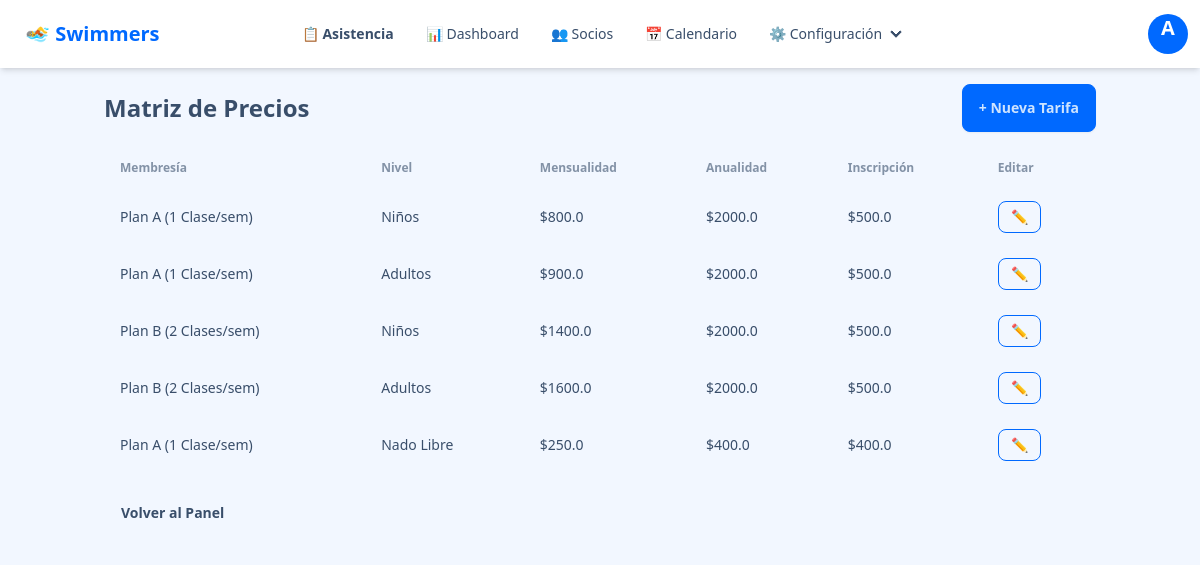
The app's page /admin/tarifas (signed in) with its own data.
### app/models.py (models this page shows, shortened)
class User(UserMixin, db.Model):
    id = db.Column(db.Integer, primary_key=True)
    username = db.Column(db.String(64), index=True, unique=True, nullable=False)
    password_hash = db.Column(db.String(128))
    role = db.Column(db.String(20), nullable=False) # 'admin', 'recepcion', 'instructor'

class Tarifa(db.Model):
    id = db.Column(db.Integer, primary_key=True)
    membresia_id = db.Column(db.Integer, db.ForeignKey('membresia.id'), nullable=False)
    nivel = db.Column(db.String(20), nullable=False)  # Bebés, Niños, Adultos
    costo_mensual = db.Column(db.Float, nullable=False)
    costo_anualidad = db.Column(db.Float, nullable=False)
    costo_inscripcion = db.Column(db.Float, nullable=False)

class Membresia(db.Model):
    id = db.Column(db.Integer, primary_key=True)
    nombre = db.Column(db.String(50), nullable=False)  # Ej: Plan A
    clases_por_semana = db.Column(db.Integer, nullable=False)
    socios = db.relationship('Socio', backref='membresia', lazy=True)
    tarifas = db.relationship('Tarifa', backref='membresia', lazy=True)

### app/routes/admin.py (the view)
@admin_bp.route('/tarifas')
@login_required
@admin_required
def tarifas():
    lista_tarifas = Tarifa.query.all()
    return render_template('admin/tarifas_lista.html', tarifas=lista_tarifas)

### app/models.py (called while the page is built)
@login.user_loader
def load_user(id):
    return User.query.get(int(id))

### app/templates/admin/tarifas_lista.html
{% extends "base.html" %}
{% block content %}
<div class="flex justify-between items-center mb-4">
    <h2 class="text-2xl font-bold">Matriz de Precios</h2>
    <a href="{{ url_for('admin.nueva_tarifa') }}" class="btn btn-primary">
        + Nueva Tarifa
    </a>
</div>
<div class="overflow-x-auto">
    <table class="table table-zebra w-full">
        <thead>
            <tr>
                <th>Membresía</th>
                <th>Nivel</th>
                <th>Mensualidad</th>
                <th>Anualidad</th>
                <th>Inscripción</th>
                <th>Editar</th>
            </tr>
        </thead>
        <tbody>
            {% for t in tarifas %}
            <tr>
                <td>{{ t.membresia.nombre }}</td>
                <td>{{ t.nivel }}</td>
                <td>${{ t.costo_mensual }}</td>
                <td>${{ t.costo_anualidad }}</td>
                <td>${{ t.costo_inscripcion }}</td>
                <td>
                    <a href="{{ url_for('admin.editar_tarifa', id=t.id) }}" class="btn btn-sm btn-outline btn-primary">✏️</a>
                </td>
            </tr>
            {% endfor %}
        </tbody>
    </table>
</div>
<div class="mt-4">
    <a href="{{ url_for('admin.dashboard') }}" class="btn btn-ghost">Volver al Panel</a>
</div>
{% endblock %}

### app/templates/base.html (shortened to what this page needs)
<!DOCTYPE html>
<html lang="es" data-theme="winter">
<head>
    <link href="https://cdn.jsdelivr.net/npm/daisyui@4.12.10/dist/full.min.css" rel="stylesheet" type="text/css" />
    <script src="https://cdn.tailwindcss.com"></script>
</head>
<body class="min-h-screen bg-base-200">
<div class="navbar bg-base-100 shadow-md sticky top-0 z-50">
    <div class="navbar-start">
      <a class="btn btn-ghost text-xl text-primary font-bold">
          🏊 Swimmers
      </a>
    </div>
    <div class="navbar-center hidden lg:flex">
      <ul class="menu menu-horizontal px-1">
        {% if current_user.is_authenticated %}
          <li>
              <a href="{{ url_for('asistencia.hoy') }}" class="font-semibold">
                  📋 Asistencia
              </a>
          </li>
          {% if current_user.role in ['admin', 'recepcion'] %}
              <li><a href="{{ url_for('reportes.dashboard') }}">📊 Dashboard</a></li>
              <li><a href="{{ url_for('socios.lista') }}">👥 Socios</a></li>
              <li><a href="{{ url_for('horarios.calendario') }}">📅 Calendario</a></li>
          {% endif %}
          {% if current_user.role == 'admin' %}
              <li>
                  <details>
                      <summary>⚙️ Configuración</summary>
                  </details>
              </li>
          {% endif %}
        {% endif %}
      </ul>
    </div>
    <div class="navbar-end">
      {% if current_user.is_authenticated %}
          <div class="dropdown dropdown-end">
              <div tabindex="0" role="button" class="btn btn-ghost btn-circle avatar">
                  <div class="w-10 rounded-full bg-primary text-white flex items-center justify-center">
                      <span class="text-xl font-bold">{{ current_user.username[:1].upper() }}</span>
                  </div>
              </div>
          </div>
      {% else %}
          <a href="{{ url_for('auth.login') }}" class="btn btn-primary btn-sm">Iniciar Sesión</a>
      {% endif %}
    </div>
  </div>
    <main class="container mx-auto p-4">
        {% block content %}{% endblock %}
    </main>
</body>
</html>

### records on screen
User: username "A"
Tarifa: membresia.nombre "Plan A (1 Clase/sem)", nivel "Niños", costo_mensual "800.0", costo_anualidad "2000.0", costo_inscripcion "500.0"
Tarifa: membresia.nombre "Plan A (1 Clase/sem)", nivel "Adultos", costo_mensual "900.0", costo_anualidad "2000.0", costo_inscripcion "500.0"
Tarifa: membresia.nombre "Plan B (2 Clases/sem)", nivel "Niños", costo_mensual "1400.0", costo_anualidad "2000.0", costo_inscripcion "500.0"
Tarifa: membresia.nombre "Plan B (2 Clases/sem)", nivel "Adultos", costo_mensual "1600.0", costo_anualidad "2000.0", costo_inscripcion "500.0"
Tarifa: membresia.nombre "Plan A (1 Clase/sem)", nivel "Nado Libre", costo_mensual "250.0", costo_anualidad "400.0", costo_inscripcion "400.0"
